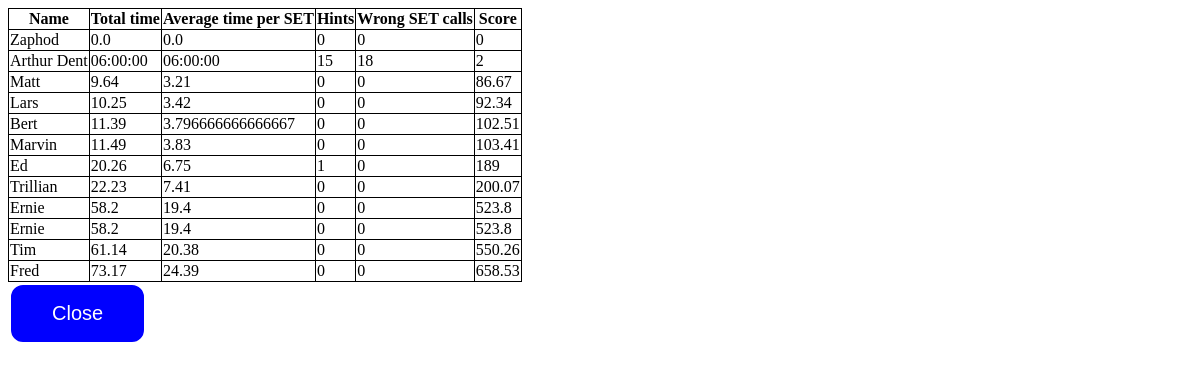
The page /scores/ on the database as committed earlier.
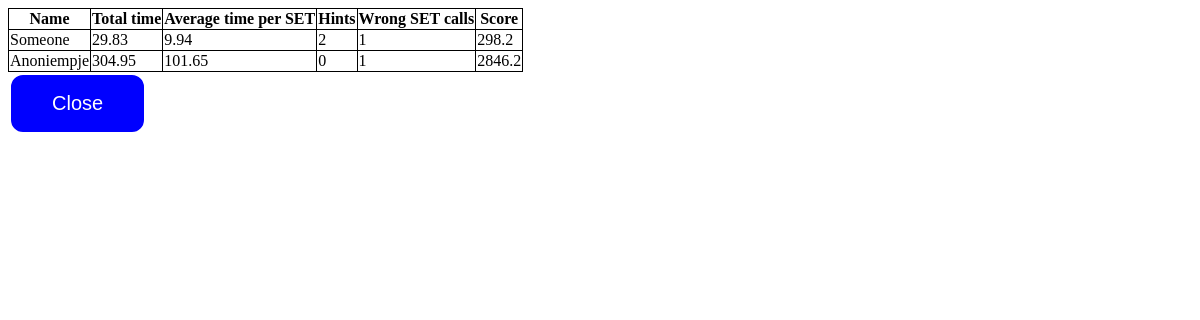
The same page on the database as committed later.
### game/models.py (models this page shows, shortened)
class Highscore(models.Model):
    name = models.CharField(max_length=25)
    total_time = models.FloatField()
    average = models.FloatField()
    hints = models.PositiveIntegerField()
    wrong_sets = models.PositiveIntegerField()
    score = models.PositiveIntegerField()

### game/views.py (the view, shortened to what this page needs)
# urls.py: path('scores/', views.scores, name='scores'),
def scores(request):
    score_form = HighscoreForm(request.POST or None)
    context = {'stored_results': Highscore.objects.order_by('score'),
               'form': score_form}
    return render(request, 'game/scores.html', context)

### game/templates/game/scores.html (shortened to what this page needs)
{% extends 'game/base.html' %}
{% load static %}
{% block main_content %}
<table id="scores">
    <tr>
        <th>Name</th>
        <th>Total time</th>
        <th>Average time per SET</th>
        <th>Hints</th>
        <th>Wrong SET calls</th>
        <th>Score</th>
    </tr>
    {% for result in stored_results %}
        <tr>
            <td>{{ result.name }}</td>
            <td>{{ result.total_time }}</td>
            <td>{{ result.average }}</td>
            <td>{{ result.hints }}</td>
            <td>{{ result.wrong_sets }}</td>
            <td>{{ result.score }}</td>
        </tr>
    {% endfor %}
</table>
<form action="{% url 'results' %}" method="POST">
    <button class="button" id="results" type="submit" name="req"
        value="results">
        Close
    </button>
</form>
{% endblock %}

### game/templates/game/base.html (shortened to what this page needs)
{% load static %}
<!DOCTYPE html>
<html>
  <head>
  <link rel="stylesheet" href="{% static '/game/css/game.css' %}">
  </head>
  <body>
    <div id="all_containing_section">
        {% block main_content %}
        {% endblock %}
    <div id="control_section">
    </div>
    </div>
  </body>
</html>

### game/static/game/css/game.css (style rules this page uses)
#all_containing_section { display: table-row; }
#control_section { display: table-cell; padding-left: 15px; padding-right: 15px; }
.button { padding-top: 10px; border-radius: 15px; border: solid; color: white; text-align: center; text-decoration: none; display: inline-block; font-size: 20px; }
#results { padding: 17px 41px; background-color: Blue; }
table, th, td { border-collapse: collapse; border: 1px solid black; }

Rows that differ between the two databases and show on the page:
removed Highscore: name "Zaphod", total_time "0.0", average "0.0", hints "0", wrong_sets "0", score "0"
removed Highscore: name "Arthur Dent", total_time "06:00:00", average "06:00:00", hints "15", wrong_sets "18", score "2"
removed Highscore: name "Matt", total_time "9.64", average "3.21", hints "0", wrong_sets "0", score "86.67"
removed Highscore: name "Lars", total_time "10.25", average "3.42", hints "0", wrong_sets "0", score "92.34"
removed Highscore: name "Bert", total_time "11.39", average "3.796666666666667", hints "0", wrong_sets "0", score "102.51"
removed Highscore: name "Marvin", total_time "11.49", average "3.83", hints "0", wrong_sets "0", score "103.41"
removed Highscore: name "Ed", total_time "20.26", average "6.75", hints "1", wrong_sets "0", score "189"
removed Highscore: name "Trillian", total_time "22.23", average "7.41", hints "0", wrong_sets "0", score "200.07"
removed Highscore: name "Ernie", total_time "58.2", average "19.4", hints "0", wrong_sets "0", score "523.8"
removed Highscore: name "Ernie", total_time "58.2", average "19.4", hints "0", wrong_sets "0", score "523.8"
removed Highscore: name "Tim", total_time "61.14", average "20.38", hints "0", wrong_sets "0", score "550.26"
removed Highscore: name "Fred", total_time "73.17", average "24.39", hints "0", wrong_sets "0", score "658.53"
added Highscore: name "Someone", total_time "29.83", average "9.94", hints "2", wrong_sets "1", score "298.2"
added Highscore: name "Anoniempje", total_time "304.95", average "101.65", hints "0", wrong_sets "1", score "2846.2"
